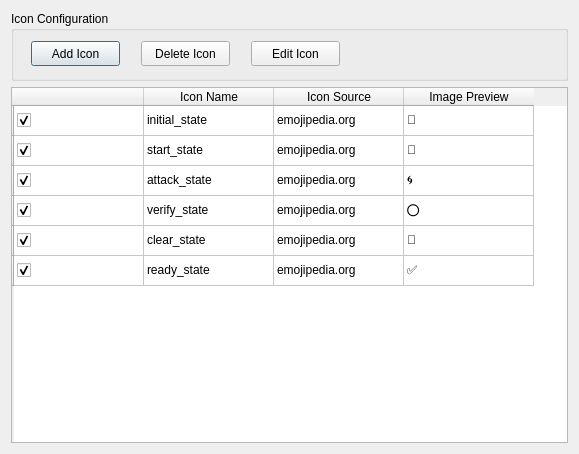
<?xml version="1.0" encoding="UTF-8"?>
<ui version="4.0">
 <class>Dialog</class>
 <widget class="QDialog" name="Dialog">
  <property name="geometry">
   <rect>
    <x>0</x>
    <y>0</y>
    <width>579</width>
    <height>454</height>
   </rect>
  </property>
  <property name="windowTitle">
   <string>Dialog</string>
  </property>
  <layout class="QVBoxLayout" name="verticalLayout">
   <item>
    <widget class="QGroupBox" name="icon_configBox">
     <property name="minimumSize">
      <size>
       <width>351</width>
       <height>70</height>
      </size>
     </property>
     <property name="maximumSize">
      <size>
       <width>16777215</width>
       <height>70</height>
      </size>
     </property>
     <property name="autoFillBackground">
      <bool>true</bool>
     </property>
     <property name="title">
      <string>Icon Configuration</string>
     </property>
     <widget class="QPushButton" name="icon_addIcon">
      <property name="geometry">
       <rect>
        <x>20</x>
        <y>30</y>
        <width>89</width>
        <height>25</height>
       </rect>
      </property>
      <property name="text">
       <string>Add Icon</string>
      </property>
     </widget>
     <widget class="QPushButton" name="icon_deleteIcon">
      <property name="geometry">
       <rect>
        <x>130</x>
        <y>30</y>
        <width>89</width>
        <height>25</height>
       </rect>
      </property>
      <property name="text">
       <string>Delete Icon</string>
      </property>
     </widget>
     <widget class="QPushButton" name="icon_editIcon">
      <property name="geometry">
       <rect>
        <x>240</x>
        <y>30</y>
        <width>89</width>
        <height>25</height>
       </rect>
      </property>
      <property name="text">
       <string>Edit Icon</string>
      </property>
     </widget>
    </widget>
   </item>
   <item>
    <widget class="QTableWidget" name="IconTable">
     <property name="sizePolicy">
      <sizepolicy hsizetype="Preferred" vsizetype="Preferred">
       <horstretch>0</horstretch>
       <verstretch>0</verstretch>
      </sizepolicy>
     </property>
     <property name="minimumSize">
      <size>
       <width>500</width>
       <height>300</height>
      </size>
     </property>
     <property name="maximumSize">
      <size>
       <width>16777215</width>
       <height>16777215</height>
      </size>
     </property>
     <property name="layoutDirection">
      <enum>Qt::LeftToRight</enum>
     </property>
     <property name="autoFillBackground">
      <bool>true</bool>
     </property>
     <attribute name="horizontalHeaderCascadingSectionResizes">
      <bool>true</bool>
     </attribute>
     <attribute name="horizontalHeaderDefaultSectionSize">
      <number>130</number>
     </attribute>
     <attribute name="horizontalHeaderMinimumSectionSize">
      <number>130</number>
     </attribute>
     <attribute name="horizontalHeaderShowSortIndicator" stdset="0">
      <bool>true</bool>
     </attribute>
     <row>
      <property name="text">
       <string/>
      </property>
     </row>
     <row>
      <property name="text">
       <string/>
      </property>
     </row>
     <row>
      <property name="text">
       <string/>
      </property>
     </row>
     <row>
      <property name="text">
       <string/>
      </property>
     </row>
     <row>
      <property name="text">
       <string/>
      </property>
     </row>
     <row>
      <property name="text">
       <string/>
      </property>
     </row>
     <column>
      <property name="text">
       <string/>
      </property>
     </column>
     <column>
      <property name="text">
       <string>Icon Name</string>
      </property>
     </column>
     <column>
      <property name="text">
       <string>Icon Source</string>
      </property>
     </column>
     <column>
      <property name="text">
       <string>Image Preview</string>
      </property>
     </column>
     <item row="0" column="0">
      <property name="text">
       <string/>
      </property>
      <property name="checkState">
       <enum>Checked</enum>
      </property>
      <property name="flags">
       <set>ItemIsSelectable|ItemIsEditable|ItemIsDragEnabled|ItemIsUserCheckable|ItemIsEnabled</set>
      </property>
     </item>
     <item row="0" column="1">
      <property name="text">
       <string>initial_state</string>
      </property>
     </item>
     <item row="0" column="2">
      <property name="text">
       <string>emojipedia.org</string>
      </property>
     </item>
     <item row="0" column="3">
      <property name="text">
       <string>🔴 </string>
      </property>
     </item>
     <item row="1" column="0">
      <property name="text">
       <string/>
      </property>
      <property name="checkState">
       <enum>Checked</enum>
      </property>
      <property name="flags">
       <set>ItemIsSelectable|ItemIsEditable|ItemIsDragEnabled|ItemIsUserCheckable|ItemIsEnabled</set>
      </property>
     </item>
     <item row="1" column="1">
      <property name="text">
       <string>start_state</string>
      </property>
     </item>
     <item row="1" column="2">
      <property name="text">
       <string>emojipedia.org</string>
      </property>
     </item>
     <item row="1" column="3">
      <property name="text">
       <string>🔵</string>
      </property>
     </item>
     <item row="2" column="0">
      <property name="text">
       <string/>
      </property>
      <property name="checkState">
       <enum>Checked</enum>
      </property>
      <property name="flags">
       <set>ItemIsSelectable|ItemIsEditable|ItemIsDragEnabled|ItemIsUserCheckable|ItemIsEnabled</set>
      </property>
     </item>
     <item row="2" column="1">
      <property name="text">
       <string>attack_state</string>
      </property>
     </item>
     <item row="2" column="2">
      <property name="text">
       <string>emojipedia.org</string>
      </property>
     </item>
     <item row="2" column="3">
      <property name="text">
       <string>🌀</string>
      </property>
     </item>
     <item row="3" column="0">
      <property name="text">
       <string/>
      </property>
      <property name="checkState">
       <enum>Checked</enum>
      </property>
      <property name="flags">
       <set>ItemIsSelectable|ItemIsEditable|ItemIsDragEnabled|ItemIsUserCheckable|ItemIsEnabled</set>
      </property>
     </item>
     <item row="3" column="1">
      <property name="text">
       <string>verify_state</string>
      </property>
     </item>
     <item row="3" column="2">
      <property name="text">
       <string>emojipedia.org</string>
      </property>
     </item>
     <item row="3" column="3">
      <property name="text">
       <string>⭕</string>
      </property>
     </item>
     <item row="4" column="0">
      <property name="text">
       <string/>
      </property>
      <property name="checkState">
       <enum>Checked</enum>
      </property>
      <property name="flags">
       <set>ItemIsSelectable|ItemIsEditable|ItemIsDragEnabled|ItemIsUserCheckable|ItemIsEnabled</set>
      </property>
     </item>
     <item row="4" column="1">
      <property name="text">
       <string>clear_state</string>
      </property>
     </item>
     <item row="4" column="2">
      <property name="text">
       <string>emojipedia.org</string>
      </property>
     </item>
     <item row="4" column="3">
      <property name="text">
       <string>💬</string>
      </property>
     </item>
     <item row="5" column="0">
      <property name="text">
       <string/>
      </property>
      <property name="checkState">
       <enum>Checked</enum>
      </property>
      <property name="flags">
       <set>ItemIsSelectable|ItemIsEditable|ItemIsDragEnabled|ItemIsUserCheckable|ItemIsEnabled</set>
      </property>
     </item>
     <item row="5" column="1">
      <property name="text">
       <string>ready_state</string>
      </property>
     </item>
     <item row="5" column="2">
      <property name="text">
       <string>emojipedia.org</string>
      </property>
     </item>
     <item row="5" column="3">
      <property name="text">
       <string>✅</string>
      </property>
     </item>
    </widget>
   </item>
  </layout>
 </widget>
 <resources/>
 <connections/>
</ui>
